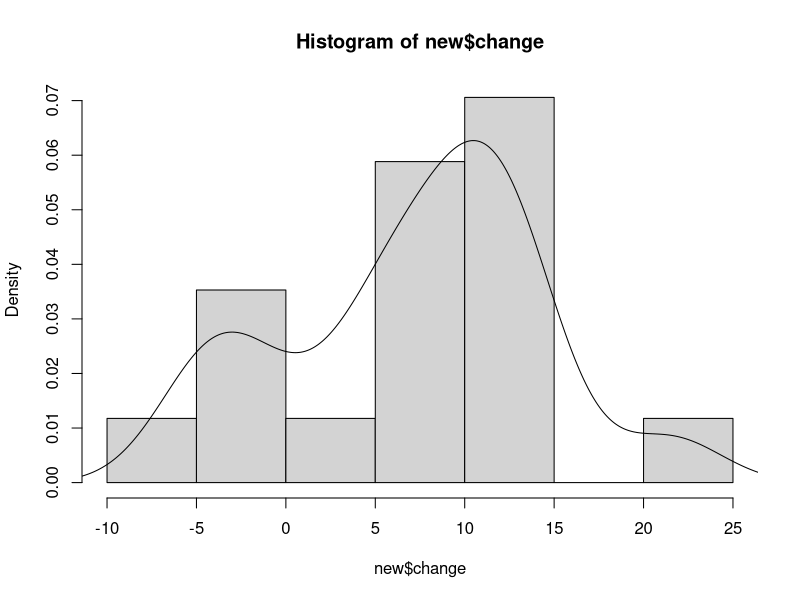
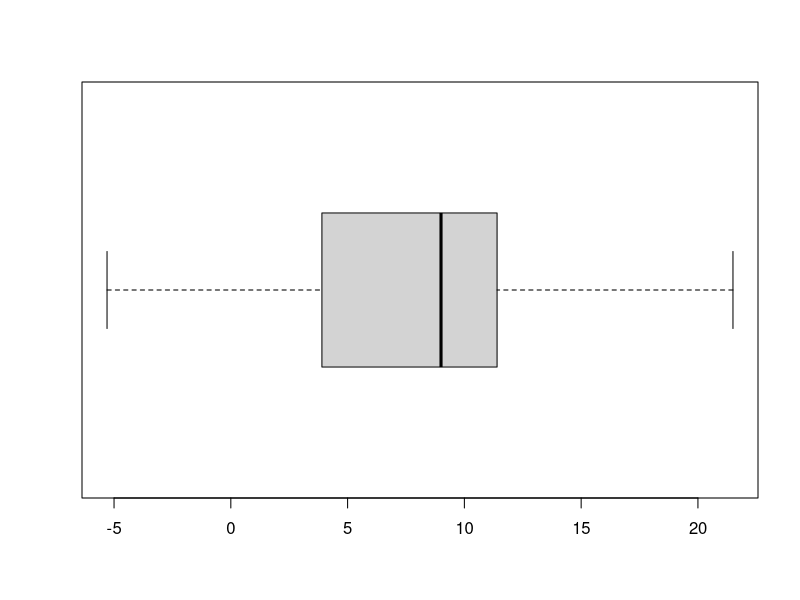
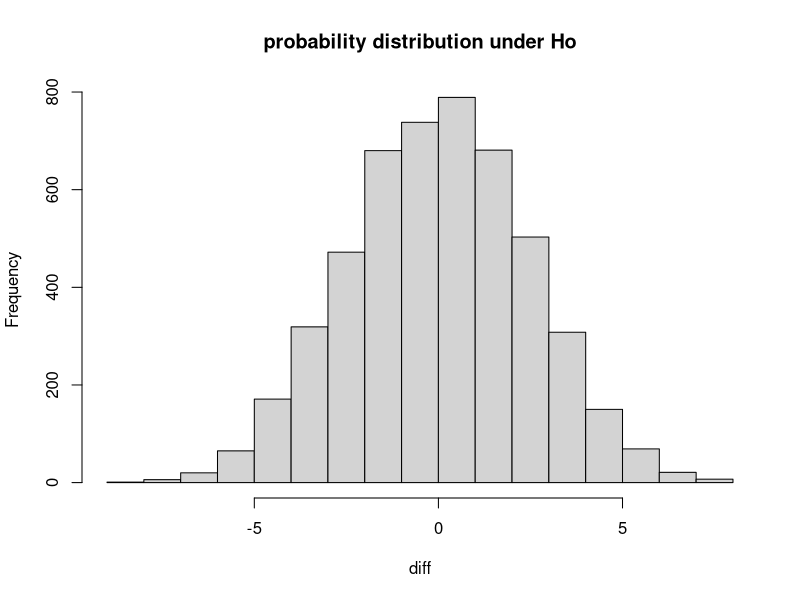
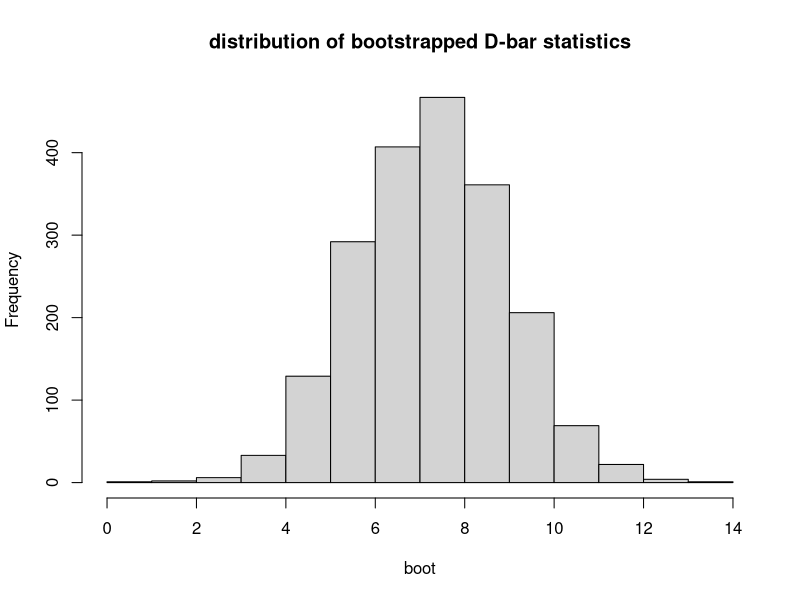

Recreate these plots in R, in order.
#9.3
library(MASS)

#subset participants in the FT condition
new<-anorexia[anorexia$Treat=="FT",]

#create change variable
new$change<-new$Postwt-new$Prewt

#statistics
Dbar<-mean(new$change)
Dmed<-median(new$change)
percentchange<-Dbar/mean(new$Prewt)
cohensd<-Dbar/sd(new$Prewt)
Dbar
Dmed
percentchange
cohensd

#plots
hist(new$change,prob=T)
lines(density(new$change))
boxplot(new$change,horizontal = T)

#randomization test of Ho
N=5000
diff=numeric(N)
for (i in 1:N) {
  signs=sample(c(1,-1),17,replace=T)
  samp=new$change*signs
  diff[i]=mean(samp)
}

hist(diff,main="probability distribution under Ho")
pvalue=length(which(abs(diff)>=Dbar))/N
pvalue

#bootstrapped parameter estimate using D-bar
N=2000
boot=numeric(N) 
for (i in 1:N) {
  df <- new[sample(nrow(new),17,replace=T),]
  df$change <- df$Postwt-df$Prewt
  boot[i] <- mean(df$change)
}

hist(boot,main="distribution of bootstrapped D-bar statistics")
#t interval
SEb=sd(boot)
n=17
moe=qt(0.975,n-1)*SEb   
Dbar+c(-1,1)*moe
#percentile interval
quantile(boot,c(0.025,0.975))
